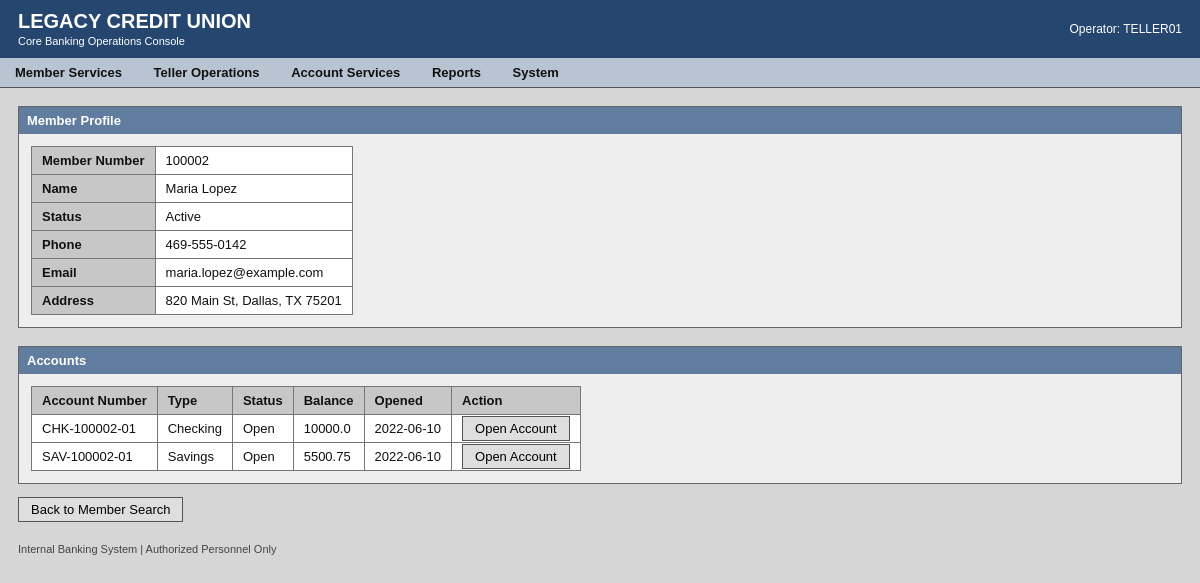
Page /member/100002 on the committed database.
### tables this page shows
CREATE TABLE members (
    member_id TEXT PRIMARY KEY,
    full_name TEXT NOT NULL,
    phone TEXT,
    email TEXT,
    address TEXT,
    city TEXT,
    state TEXT,
    zip_code TEXT,
    status TEXT NOT NULL DEFAULT 'Active',
    created_at TEXT NOT NULL
);

CREATE TABLE accounts (
    account_id TEXT PRIMARY KEY,
    member_id TEXT NOT NULL,
    account_type TEXT NOT NULL,
    balance_cents INTEGER NOT NULL DEFAULT 0,
    status TEXT NOT NULL DEFAULT 'Open',
    opened_at TEXT NOT NULL,

    FOREIGN KEY (member_id)
        REFERENCES members(member_id)
);

### app.py (the view)
@app.route("/member/<member_id>")
def member_profile(member_id):
    connection = get_connection()
    try:
        member = connection.execute(
            """
            SELECT *
            FROM members
            WHERE member_id = ?
            """,
            (member_id,),
        ).fetchone()
        if member is None:
            abort(404)
        accounts = connection.execute(
            """
            SELECT *
            FROM accounts
            WHERE member_id = ?
            ORDER BY account_type
            """,
            (member_id,),
        ).fetchall()
        if member_id == "100003":
            time.sleep(4)
        if member_id == "100004":
            return render_template(
             "permission_denied.html",
             member_id=member_id,
    ), 403
    finally:
        connection.close()
    return render_template(
        "member.html",
        member=member,
        accounts=accounts,
    )

### db.py (called while the page is built)
def get_connection():
    connection = sqlite3.connect(DATABASE_PATH)
    connection.row_factory = sqlite3.Row
    connection.execute("PRAGMA foreign_keys = ON")
    return connection

### templates/member.html (shortened to what this page needs)
{% extends "base.html" %}
{% block content %}
<div class="panel">
    <div class="panel-title">
        Member Profile
    </div>
    <table class="data-table">
        <tr>
            <th>Member Number</th>
            <td>{{ member["member_id"] }}</td>
        </tr>
        <tr>
            <th>Name</th>
            <td>{{ member["full_name"] }}</td>
        </tr>
        <tr>
            <th>Status</th>
            <td>{{ member["status"] }}</td>
        </tr>
        <tr>
            <th>Phone</th>
            <td>{{ member["phone"] }}</td>
        </tr>
        <tr>
            <th>Email</th>
            <td>{{ member["email"] }}</td>
        </tr>
        <tr>
            <th>Address</th>
            <td>
                {{ member["address"] }},
                {{ member["city"] }},
                {{ member["state"] }}
                {{ member["zip_code"] }}
            </td>
        </tr>
    </table>
</div>
<div class="panel">
    <div class="panel-title">
        Accounts
    </div>
    <table class="data-table">
        <thead>
            <tr>
                <th>Account Number</th>
                <th>Type</th>
                <th>Status</th>
                <th>Balance</th>
                <th>Opened</th>
                <th>Action</th>
            </tr>
        </thead>
        <tbody>
            {% for account in accounts %}
            <tr>
                <td>{{ account["account_id"] }}</td>
                <td>{{ account["account_type"] }}</td>
                <td>{{ account["status"] }}</td>
                <td>{{ account["balance_cents"] / 100 }}</td>
                <td>{{ account["opened_at"] }}</td>
                <td>
                    <a
                        class="action-link"
                        href="{{ url_for(
                            'account_details',
                            account_id=account['account_id']
                        ) }}"
                    >
                        Open Account
                    </a>
                </td>
            </tr>
            {% endfor %}
        </tbody>
    </table>
</div>
<a
    class="action-link"
    href="{{ url_for('member_search') }}"
>
    Back to Member Search
</a>
{% endblock %}

### static/styles.css (style rules this page uses)
body { margin: 0; font-family: Arial, Helvetica, sans-serif; font-size: 13px; background-color: #d6d6d6; color: #111; }
.panel { background-color: #eeeeee; border: 1px solid #666; margin-bottom: 18px; }
.panel-title { background-color: #607d9f; color: white; padding: 6px 8px; font-weight: bold; }
.data-table { border-collapse: collapse; margin: 12px; background-color: white; }
.data-table th, .data-table td { border: 1px solid #777; padding: 6px 10px; text-align: left; }
.data-table th { background-color: #c7c7c7; }
button, .action-link { background-color: #dedede; border: 1px solid #555; padding: 4px 12px; color: black; text-decoration: none; cursor: pointer; }

### rows in the picture
members: member_id "100002", full_name "Maria Lopez", status "Active", phone "469-555-0142", email "maria.lopez@example.com", address "820 Main St", city "Dallas", state "TX", zip_code "75201"
accounts: account_id "CHK-100002-01", account_type "Checking", status "Open", account['balance_cents']/100 "10000.0", opened_at "2022-06-10"
accounts: account_id "SAV-100002-01", account_type "Savings", status "Open", account['balance_cents']/100 "5500.75", opened_at "2022-06-10"
